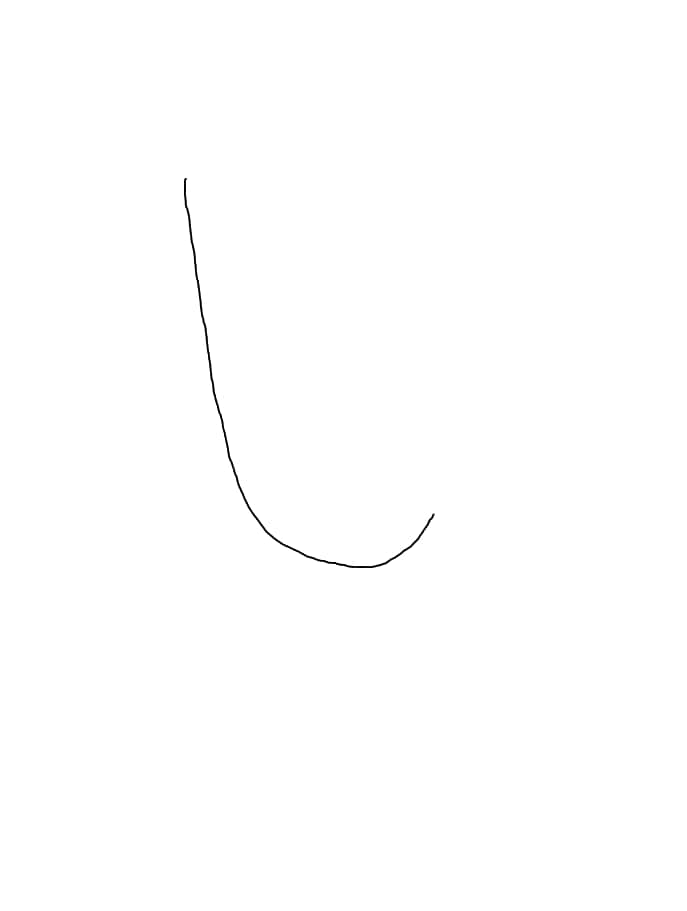
#> input picture src/img_processing/src/22_pt1.jpg, 687 x 911 px
$ python trajectory_reader_sp.py
#> lines starting #> are read from the running program, lines starting #| are printed output that depends on the picture; after the words box and inside, x2 and y2 are one past the last pixel; in counts of white or black regions, pixels touching at a corner belong together
#!/usr/bin/env python
"""
This file will accept an image input and convert that to ROS coordinates/waypoints
for the Sawyer to follow for each time signature movement
"""

import os
import numpy as np
import cv2
import matplotlib.pyplot as plt
import pandas as pd

this_file = os.path.dirname(os.path.abspath(__file__))
IMG_DIR = '/'.join(this_file.split('/')[:-2]) + '/img_processing/src'
print(IMG_DIR)

def read_image(img_name, grayscale=False):
    """ reads an image

    Parameters
    ----------
    img_name : str
        name of image
    grayscale : boolean
        true if image is in grayscale, false o/w

    Returns
    -------
    ndarray
        an array representing the image read (w/ extension)
    """
#> called with img_name = 'src/img_processing/src/22_pt1.jpg', grayscale = True

    if not grayscale:
        img = cv2.imread(img_name)
    else:
        img = cv2.imread(img_name, 0)
#> img is the input picture: shape (911, 687); min 0, max 255, mean 254.6
#> call 2 of read_image, with img_name = 'src/img_processing/src/22_pt2.jpg', grayscale = True
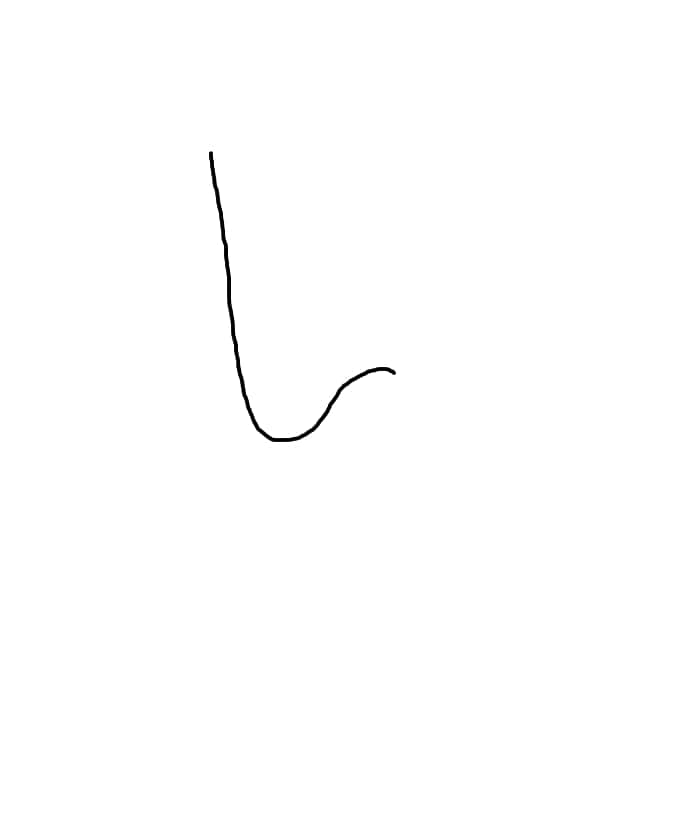
#> input picture src/img_processing/src/22_pt2.jpg, 687 x 817 px
#> in read_image, img is the input picture: shape (817, 687); min 0, max 255, mean 254.2

    print(img_name)

    return img

# [12 lines left out: function write_image, not called in this run]

def show_image(img_name, title='Fig', grayscale=False):
    """show the  as a matplotlib figure

    Parameters
    ----------
    img_name : str
        name of image
    tile : str
        title to give the figure shown
    grayscale : boolean
        true if image is in grayscale, false o/w
    """

    if not grayscale:
        plt.imshow(img_name)
        plt.title(title)
        plt.show()
    else:
        plt.imshow(img_name, cmap='gray')
        plt.title(title)
        plt.show()


def threshold_segment_naive(gray_img, lower_thresh, upper_thresh):
    """perform grayscale thresholding using a lower and upper threshold by
    blacking the background and whitening lying between the threholds (the
    foreground)

    Parameter
    ---------
    gray_img : ndarray
        grayscale image array
    lower_thresh : float or int
        lowerbound to threshold (an intensity value between 0-255)
    upper_thresh : float or int
        upperbound to threshold (an intensity value between 0-255)

    Returns
    -------
    ndarray
        thresholded version of gray_img
    """
#> called with lower_thresh = 0, upper_thresh = 70
    # TODO: Implement threshold segmentation by setting pixels of gray_img inside the
    # lower_thresh and upper_thresh parameters to 1
    # Then set any value that is outside the range to be 0
    # Hints: make a copy of gray_img so that we don't alter the original image
    # Boolean array indexing, or masking will come in handy.
    # See https://docs.scipy.org/doc/numpy-1.13.0/user/basics.indexing.html

    new_img = np.copy(gray_img)
    # new_img = cv2.flip(new_img, 0)

    #thresholded image bw
    new_img_thresh = np.where((new_img <= upper_thresh) & (new_img >= lower_thresh),1,0)
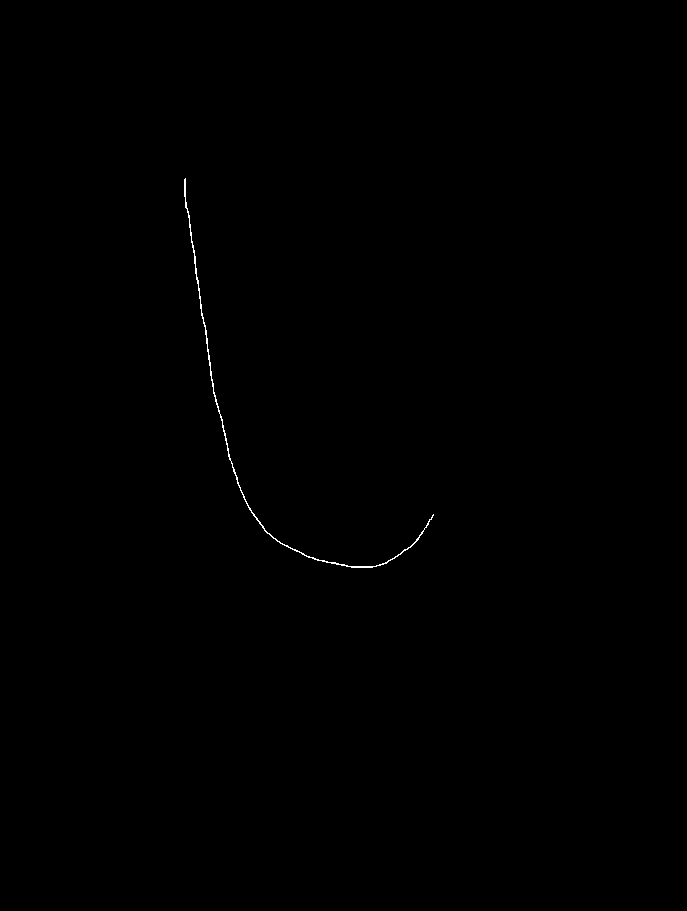
#> new_img_thresh: shape (911, 687) int64; values 0 (black) and 1 (white), 0.14% white in thin lines or dots, all inside (x1, y1, x2, y2) = (184, 178, 434, 568)

    #finding out which pixel indices are of interest
    pixels_of_interest = np.where((gray_img <= upper_thresh) & (gray_img >= lower_thresh))
#> pixels_of_interest = 863 positions, rows 178 to 567, columns 184 to 433
    num_els = np.Inf #number of elements in each row of data

    #reducing number of pixels to make trajectory smoother
    #need to add functionality to discard pixels that are too close
    while num_els >300:

        #randomly remove every second element from array

        num_els = np.shape(pixels_of_interest)
        num_els = num_els[1]
        idel = np.arange(0, num_els, 2)

        pixel_array_z = pixels_of_interest[0]
        pixel_array_z = np.delete(pixel_array_z, idel)

        pixel_array_y = pixels_of_interest[1]
        pixel_array_y = np.delete(pixel_array_y, idel)

        pixels_of_interest = np.array([pixel_array_z, pixel_array_y])

    #take a transpose so coords are easier to visualize
    pixels_of_interest = np.transpose(pixels_of_interest)
#> pixels_of_interest = 107 pairs, first value 182 to 567, second value 184 to 433

    #we also want to make sure to remove pixels that are too close to each other.
    #Keep a buffer of ~20 pixels

    dud_pixels = np.argwhere(np.diff(pixel_array_y) <= 3)
#> dud_pixels = 91 values from 0 to 104
    pixel_array_y = np.delete(pixel_array_y, dud_pixels+1)
#> pixel_array_y = [184, 433, 427, 414, 411, 404, 400, 315, 327, 335, 386, 378, 359, 367, 375, 365]
    pixel_array_z = np.delete(pixel_array_z, dud_pixels+1)
#> pixel_array_z = [182, 514, 523, 543, 546, 549, 554, 558, 562, 562, 563, 565, 566, 566, 566, 567]

    pixels_of_interest = np.transpose(np.array([pixel_array_z, pixel_array_y]))
#> pixels_of_interest = 16 rows, first 8: [182, 184], [514, 433], [523, 427], [543, 414], [546, 411], [549, 404], [554, 400], [558, 315]

    #create a blank image
    reduced_img = np.where((new_img <= upper_thresh),0,0)
#> reduced_img: shape (911, 687) int64; every value is 0

    #populate blank image with reduced pixels
    for i in pixels_of_interest:
        reduced_img.itemset((i[0], i[1]), 50)
#> this loop made 16 passes
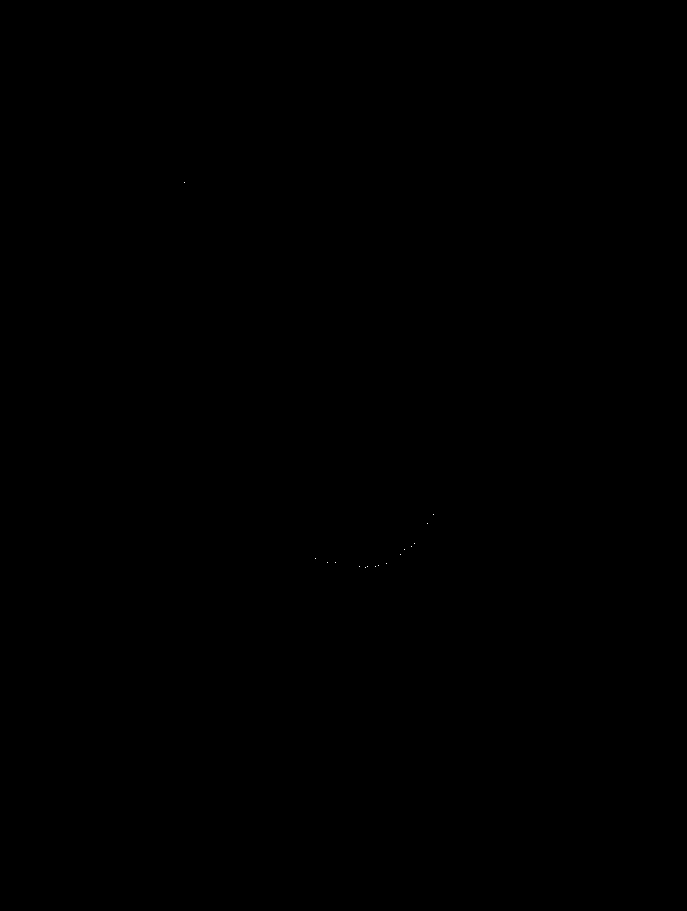
#> reduced_img: shape (911, 687) int64; values 0 (black) and 50 (white), 0% white in thin lines or dots, all inside (x1, y1, x2, y2) = (184, 182, 434, 568)
    reduced_img = cv2.flip(reduced_img, 0)
#> reduced_img: shape (911, 687) int32; values 0 (black) and 50 (white), 0% white in thin lines or dots, all inside (x1, y1, x2, y2) = (184, 343, 434, 729)


    ##finding and sorting pixels of interest and then scaling them
    #finding out which pixel indices are of interest
    img_pixels = np.where((reduced_img <= upper_thresh) & (reduced_img > lower_thresh))
#> img_pixels = 16 positions, rows 343 to 728, columns 184 to 433
    img_pixels = np.transpose(img_pixels)
#> img_pixels = 16 rows, first 8: [343, 365], [344, 359], [344, 367], [344, 375], [345, 378], [347, 386], [348, 327], [348, 335]

    #sort the array by y axis to make sure we're moving as we want
    ind = np.lexsort((img_pixels[:,0], img_pixels[:,1]))
#> ind = [15, 8, 6, 7, 1, 0, 2, 3, 4, 5, 9, 10, 11, 12, 13, 14]
    img_pixels = img_pixels[ind]
#> img_pixels = 16 rows, first 8: [728, 184], [352, 315], [348, 327], [348, 335], [344, 359], [343, 365], [344, 367], [344, 375]

    #scaling those into ROS 2D coords
    img_pixels = np.transpose(np.array([np.multiply(np.add(img_pixels[:,0],2), 0.0011), np.multiply(np.add(img_pixels[:,1], 2), 0.0005)]))
#> img_pixels = 16 rows, first 8: [0.803, 0.093], [0.389, 0.159], [0.385, 0.165], [0.385, 0.169], [0.381, 0.18], [0.38, 0.183], [0.381, 0.184], [0.381, 0.189]
    print(np.shape(img_pixels))
#| (16, 2)

    # ===========SPHERICAL MAPPING=============================
    #THESE ARE INITIAL GUESSES THAT NEED TO BE TESTED AND TUNED.
    mapping_sphere_rad1 = 1       # This is the FIRST sphere that is used to map the 2D coordinates to 3D. This needs a big sphere (almost the workspace of Sawyer) to reduce point warping at poles.
    sphere2_scalingfactor = 0.5   # This is to scale the large sphere down to a human-arm-esque sized motion sphere.
    xoffset = 0
    yoffset = 0.05
    zoffset = 0.1

    #2D --> 3D mapping, SPHERE 1
    img_pixels_3d = np.copy(img_pixels)
#> img_pixels_3d has the same summary as img_pixels
    rows = np.shape(img_pixels_3d)
    rows = rows[0]
    x = np.ones((rows, ))
    y = img_pixels_3d[:, 1]
#> y = [0.093, 0.159, 0.165, 0.169, 0.18, 0.183, 0.184, 0.189, 0.19, 0.194, 0.201, 0.203, 0.207, 0.208, 0.214, 0.217]
    z = img_pixels_3d[:, 0]
#> z = [0.803, 0.389, 0.385, 0.385, 0.381, 0.38, 0.381, 0.381, 0.382, 0.384, 0.394, 0.399, 0.403, 0.406, 0.428, 0.438]

    print(np.shape(x))
#| (16,)
    print(np.shape(y))
#| (16,)
    print(np.shape(z))
#| (16,)
    img_pixels_3d = np.vstack((x, y, z))
    img_pixels_3d = np.transpose(img_pixels_3d)
#> img_pixels_3d = 16 rows, first 8: [1, 0.093, 0.803], [1, 0.159, 0.389], [1, 0.165, 0.385], [1, 0.169, 0.385], [1, 0.18, 0.381], [1, 0.183, 0.38], [1, 0.184, 0.381], [1, 0.189, 0.381]
    # img_pixels_3d = np.hstack((img_pixels_3d, z))


    for i in img_pixels:

        # Assign first column of hand-drawn trajectory to be Y, second to be Z:
        pixel_z = i[0]
        pixel_y = i[1]

        # Mercator Projection Math:
        sphere_longitude = pixel_y / mapping_sphere_rad1
        sphere_latitude = 2 * np.arctan(np.exp(pixel_z / mapping_sphere_rad1)) - (np.pi / 2)    # Check to see if tan funct is correct

        sph_x1 = mapping_sphere_rad1 * np.sin(sphere_latitude)
        sph_y1 = mapping_sphere_rad1 * np.cos(sphere_latitude) * np.cos(sphere_longitude)
        sph_z1 = mapping_sphere_rad1 * np.cos(sphere_latitude) * np.sin(sphere_longitude)

        # Scaling mapped points from large sphere 1 down to human-arm-esque sphere 2:
        sph_x2 = sph_x1 * sphere2_scalingfactor
        sph_y2 = sph_y1 * sphere2_scalingfactor
        sph_z2 = sph_z1 * sphere2_scalingfactor

        # Sphere offsetting:
        sph_x3 = sph_x2 + xoffset
        sph_y3 = sph_y2 + yoffset
        sph_z3 = sph_z2 + zoffset

        img_pixels_3d[0] = -sph_x3
        img_pixels_3d[1] = sph_y3
        img_pixels_3d[2] = sph_z3
#> this loop made 16 passes
#> (pixel_z, pixel_y, sphere_longitude, sphere_latitude, sph_x1, sph_y1, sph_z1, sph_x2) on passes 1 to 7: (0.803, 0.093, 0.093, 0.728, 0.666, 0.743, 0.0693, 0.333), (0.389, 0.159, 0.159, 0.38, 0.371, 0.917, 0.147, 0.185), (0.385, 0.165, 0.165, 0.376, 0.367, 0.918, 0.152, 0.184), (0.385, 0.169, 0.169, 0.376, 0.367, 0.917, 0.156, 0.184), (0.381, 0.18, 0.18, 0.372, 0.363, 0.917, 0.167, 0.182), (0.38, 0.183, 0.183, 0.371, 0.362, 0.916, 0.17, 0.181), (0.381, 0.184, 0.184, 0.372, 0.363, 0.916, 0.171, 0.182)
#> after the loop, img_pixels_3d = 16 rows, first 8: [-0.206, -0.206, -0.206], [0.495, 0.495, 0.495], [0.198, 0.198, 0.198], [1, 0.169, 0.385], [1, 0.18, 0.381], [1, 0.183, 0.38], [1, 0.184, 0.381], [1, 0.189, 0.381]


    # .
    # .
    # .
    # ~~~~~ ADD CODE TO OUTPUT TO CSV HERE ~~~~~

    show_image(reduced_img, title='reduced_22', grayscale=True) #debugging to see what the reduced image looks like


    print(np.shape(img_pixels_3d))
#| (16, 3)
    return img_pixels

    # raise NotImplementedError()


def to_grayscale(rgb_img):
    return np.dot(rgb_img[... , :3] , [0.299 , 0.587, 0.114])

# [13 lines left out: function segment_image, not called in this run]


"""
below are tests used for sanity checking you image, edit as you see appropriate

"""

def test_thresh_naive(img, lower_thresh, upper_thresh):
    thresh = threshold_segment_naive(img, lower_thresh, upper_thresh)
#> thresh has the same summary as img_pixels in threshold_segment_naive
    show_image(thresh, title='thresh_naive_22', grayscale=True)
#> call 2 of show_image, with img_name = array of shape (16, 2), title = 'thresh_naive_22', grayscale = True
#> in show_image (call 2), `plt.show()`:
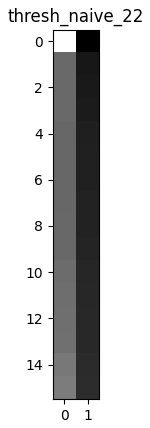
#> figure drawn by matplotlib, 1 panel
    cv2.imwrite(IMG_DIR + "/thresh_naive_22.jpg", thresh.astype('uint8') * 255)
    return thresh


if __name__ == '__main__':
    # adjust the file names here
    test_img1 = read_image(IMG_DIR + '/22_pt1.jpg', grayscale=True)
    test_img2 = read_image(IMG_DIR + '/22_pt2.jpg', grayscale=True)

    # uncomment the test you want to run
    # it will plot the image and also save it

    img_pixels1 = test_thresh_naive(test_img1, 0, 70)
#> img_pixels1 has the same summary as img_pixels in threshold_segment_naive
    img_pixels2 = test_thresh_naive(test_img2, 0, 70)
#> call 2 of threshold_segment_naive, with lower_thresh = 0, upper_thresh = 70
#> in threshold_segment_naive (call 2), `new_img_thresh = np.where((new_img <= upper_thresh) & (new_img >= lowe..`:
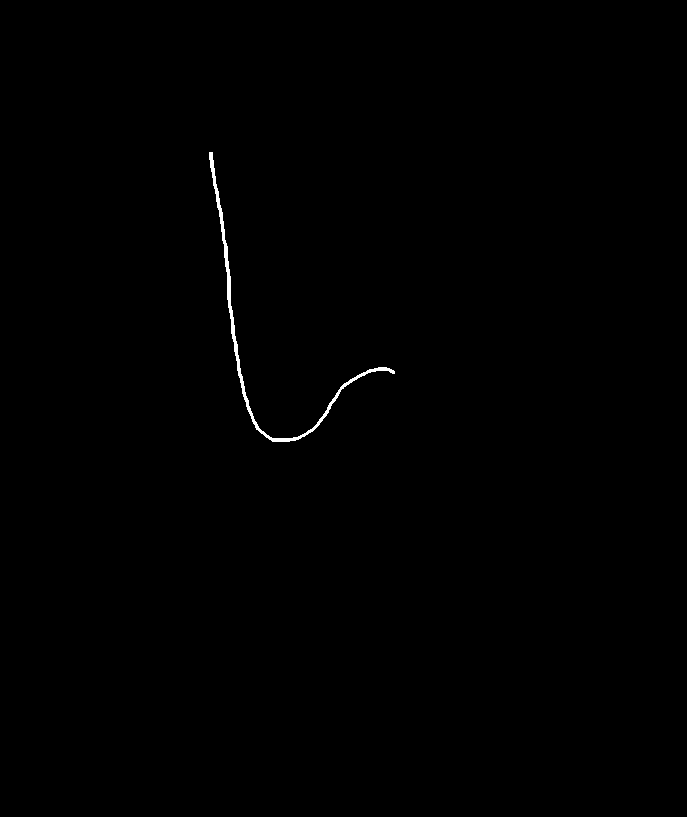
#> new_img_thresh: shape (817, 687) int64; values 0 (black) and 1 (white), 0.27% white; 1 white region, box (x1, y1, x2, y2) and area: (209, 152, 395, 442) 1542
#> in threshold_segment_naive (call 2), `pixels_of_interest = np.where((gray_img <= upper_thresh) & (gray_img >..`: pixels_of_interest = 1542 positions, rows 152 to 441, columns 209 to 394
#> in threshold_segment_naive (call 2), `pixels_of_interest = np.transpose(pixels_of_interest)`: pixels_of_interest = 96 pairs, first value 155 to 441, second value 212 to 394
#> in threshold_segment_naive (call 2), `dud_pixels = np.argwhere(np.diff(pixel_array_y) <= 3)`: dud_pixels = 77 values from 0 to 94
#> in threshold_segment_naive (call 2), `pixel_array_y = np.delete(pixel_array_y, dud_pixels+1)`: pixel_array_y = 19 values, max 394 at index 6, min 212 at index 0, mean 311.8
#> in threshold_segment_naive (call 2), `pixel_array_z = np.delete(pixel_array_z, dud_pixels+1)`: pixel_array_z = 19 values from 155 to 440
#> in threshold_segment_naive (call 2), `pixels_of_interest = np.transpose(np.array([pixel_array_z, pixel_array..`: pixels_of_interest = 19 rows, first 8: [155, 212], [246, 227], [342, 236], [355, 238], [368, 386], [370, 380], [371, 394], [375, 360]
#> the loop in threshold_segment_naive (call 2), `for i in pixels_of_interest:` made 19 passes
#> after the loop in threshold_segment_naive (call 2), `for i in pixels_of_interest:`:
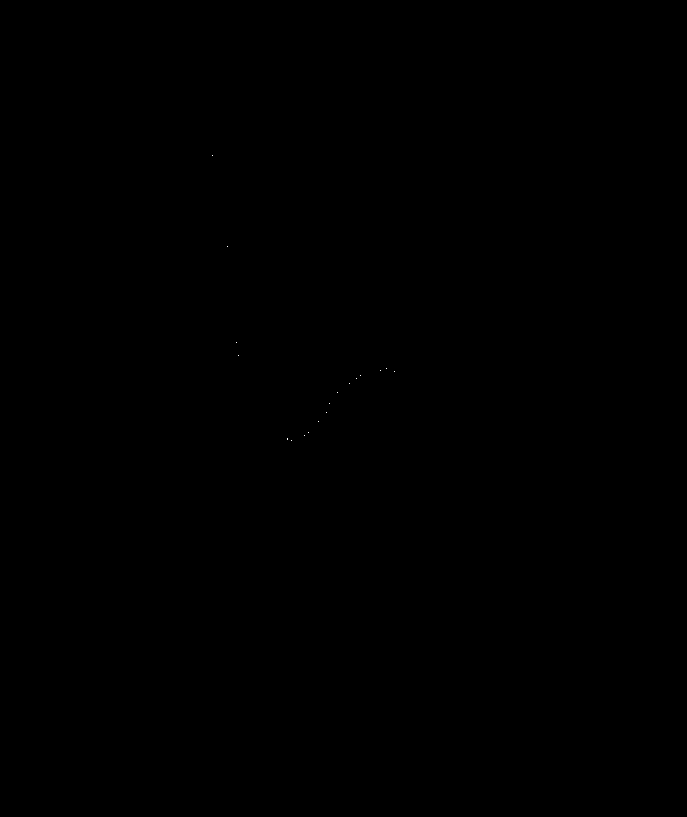
#> reduced_img: shape (817, 687) int64; values 0 (black) and 50 (white), 0% white in thin lines or dots, all inside (x1, y1, x2, y2) = (212, 155, 395, 441)
#> in threshold_segment_naive (call 2), `img_pixels = np.where((reduced_img <= upper_thresh) & (reduced_img > l..`: img_pixels = 19 positions, rows 376 to 661, columns 212 to 394
#> in threshold_segment_naive (call 2), `img_pixels = np.transpose(img_pixels)`: img_pixels = 19 rows, first 8: [376, 291], [377, 287], [378, 287], [381, 304], [384, 308], [395, 318], [404, 326], [413, 329]
#> in threshold_segment_naive (call 2), `ind = np.lexsort((img_pixels[:,0], img_pixels[:,1]))`: ind = 19 values, max 18 at index 0, min 0 at index 6, mean 9
#> in threshold_segment_naive (call 2), `img_pixels = img_pixels[ind]`: img_pixels = 19 rows, first 8: [661, 212], [570, 227], [474, 236], [461, 238], [377, 287], [378, 287], [376, 291], [381, 304]
#> in threshold_segment_naive (call 2), `img_pixels = np.transpose(np.array([np.multiply(np.add(img_pixels[:,0]..`: img_pixels = 19 rows, first 8: [0.729, 0.107], [0.629, 0.115], [0.524, 0.119], [0.509, 0.12], [0.417, 0.144], [0.418, 0.144], [0.416, 0.146], [0.421, 0.153]
#| (19, 2)
#> in threshold_segment_naive (call 2), `img_pixels_3d = np.copy(img_pixels)`: img_pixels_3d has the same summary as img_pixels
#> in threshold_segment_naive (call 2), `y = img_pixels_3d[:, 1]`: y = 19 values from 0.107 to 0.198
#> in threshold_segment_naive (call 2), `z = img_pixels_3d[:, 0]`: z = 19 values, max 0.729 at index 0, min 0.416 at index 6, mean 0.486
#| (19,)
#| (19,)
#| (19,)
#> in threshold_segment_naive (call 2), `img_pixels_3d = np.transpose(img_pixels_3d)`: img_pixels_3d = 19 rows, first 8: [1, 0.107, 0.729], [1, 0.115, 0.629], [1, 0.119, 0.524], [1, 0.12, 0.509], [1, 0.144, 0.417], [1, 0.144, 0.418], [1, 0.146, 0.416], [1, 0.153, 0.421]
#> the loop in threshold_segment_naive (call 2), `for i in img_pixels:` made 19 passes
#> (pixel_z, pixel_y, sphere_longitude, sphere_latitude, sph_x1, sph_y1, sph_z1, sph_x2) on passes 1 to 7: (0.729, 0.107, 0.107, 0.672, 0.623, 0.778, 0.0836, 0.311), (0.629, 0.115, 0.115, 0.591, 0.558, 0.825, 0.0948, 0.279), (0.524, 0.119, 0.119, 0.501, 0.48, 0.871, 0.104, 0.24), (0.509, 0.12, 0.12, 0.489, 0.469, 0.877, 0.106, 0.235), (0.417, 0.144, 0.144, 0.405, 0.394, 0.909, 0.132, 0.197), (0.418, 0.144, 0.144, 0.406, 0.395, 0.909, 0.132, 0.198), (0.416, 0.146, 0.146, 0.404, 0.393, 0.91, 0.134, 0.197)
#> after the loop in threshold_segment_naive (call 2), `for i in img_pixels:`: img_pixels_3d = 19 rows, first 8: [-0.228, -0.228, -0.228], [0.486, 0.486, 0.486], [0.188, 0.188, 0.188], [1, 0.12, 0.509], [1, 0.144, 0.417], [1, 0.144, 0.418], [1, 0.146, 0.416], [1, 0.153, 0.421]
#| (19, 3)
#> in test_thresh_naive (call 2), `thresh = threshold_segment_naive(img, lower_thresh, upper_thresh)`: thresh has the same summary as img_pixels in threshold_segment_naive
#> call 4 of show_image, with img_name = array of shape (19, 2), title = 'thresh_naive_22', grayscale = True
#> in show_image (call 4), `plt.show()`:
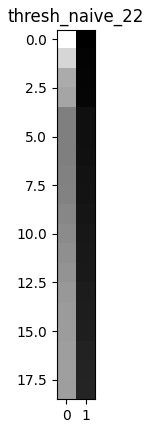
#> figure drawn by matplotlib, 1 panel
#> img_pixels2 has the same summary as img_pixels in threshold_segment_naive

    # print(np.shape(img_pixels2))
    # print(np.shape(img_pixels1))

    img_pixels = np.vstack((img_pixels1, img_pixels2))
#> img_pixels = 35 pairs, first value 0.38 to 0.803, second value 0.093 to 0.217
    print(np.shape(img_pixels))
#| (35, 2)
    # img_pixels = img_pixels1

    #save pixels of interest as csv file DONT FORGET TO UNCOMMENT FINALLY
    pd.DataFrame(img_pixels).to_csv(IMG_DIR + "/22wp1_coords.csv", header=None, index=None)
